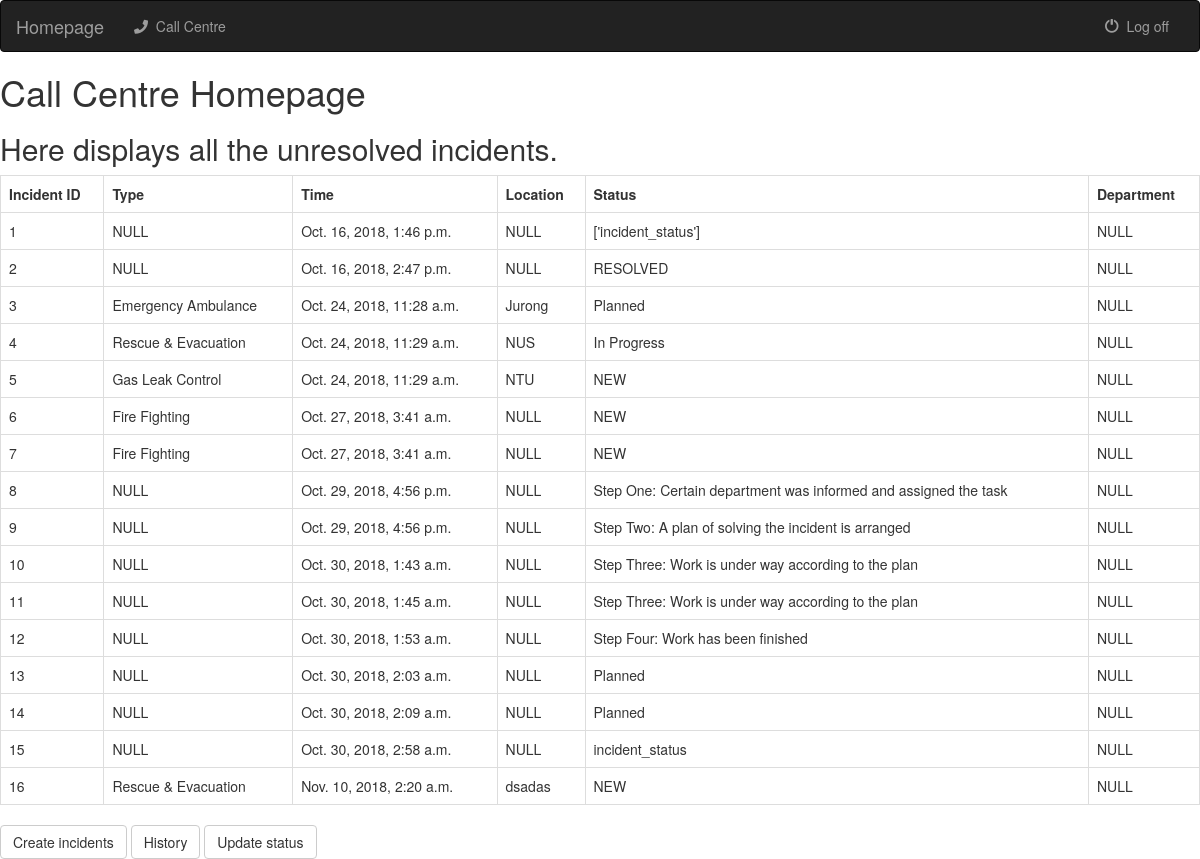
/callcentre/, run on an earlier commit of the app's database.
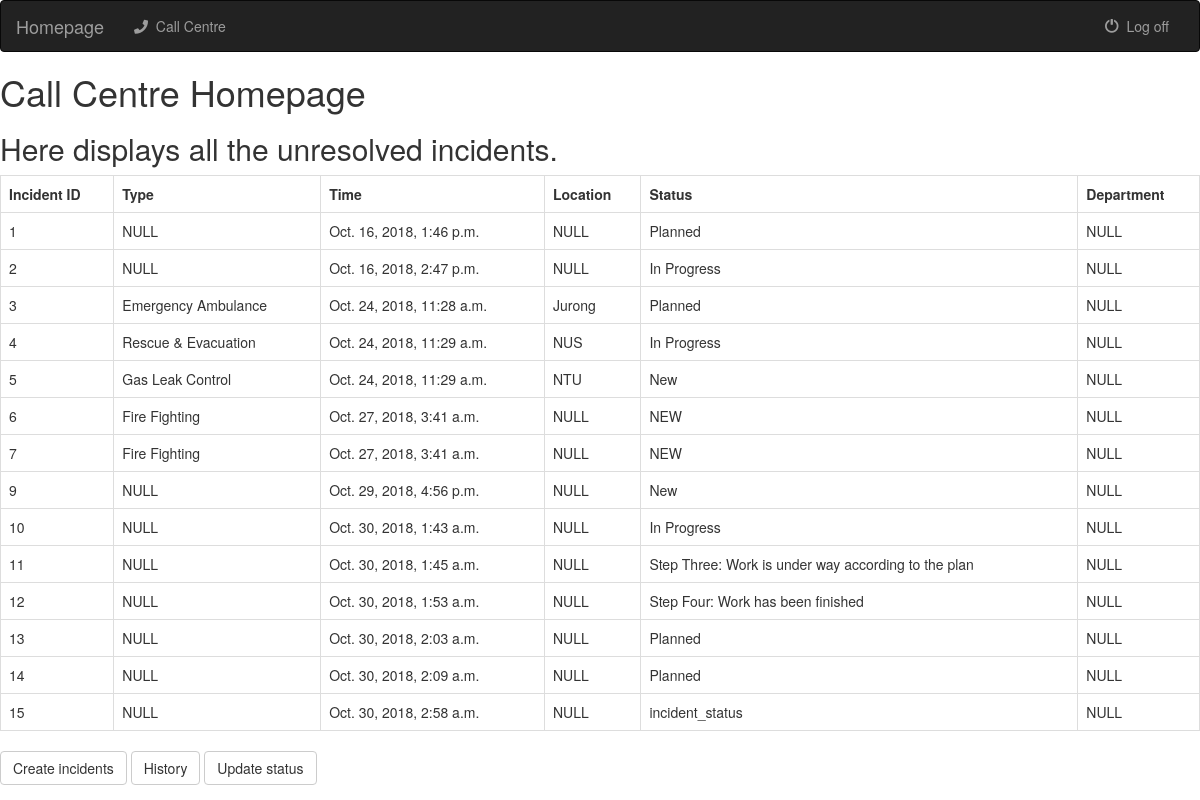
And on a later commit of the database.
### callcentre/models.py (models this page shows)
class Incident(models.Model):
    caller_name = models.CharField(max_length=50, default='NULL')
    mobile_number = models.CharField(max_length=8, default='NULL')
    incident_time = models.DateTimeField(default=timezone.now)
    incident_location = models.CharField(max_length=100, default='NULL')
    incident_department = models.CharField(max_length=100, default='NULL')
    incident_region = models.CharField(max_length=100, choices = REGION_CHOICES, default='NULL')
    incident_category = models.CharField(max_length=100, choices=CATEGORY_CHOICES, default='NULL')
    incident_type = models.CharField(max_length=100, choices=TYPE_CHOICES, default='NULL')
    incident_status = models.CharField(max_length=100, choices=STATUS_UPDATE, default='NEW')
    incident_description = models.CharField(max_length=400, default='NULL')

### callcentre/views.py (the view)
# urls.py: path('', views.callcentre_home, name='callcentre_home'),
def callcentre_home(request):
    all_unsolved_incidents = Incident.objects.exclude(incident_status='Resolved').order_by('incident_time')
    context = {'all_unsolved_incidents' : all_unsolved_incidents }
    return render(request, 'callcentre/callcentre_home.html', context)

### templates/callcentre/callcentre_home.html
{% extends 'base_navi.html' %}
{% block body %}
<h1>Call Centre Homepage</h1>
<h2>Here displays all the unresolved incidents.</h2>
<table class="table table-bordered" style="width:100%">
  <tr>
    <th>Incident ID</th>
    <th>Type</th>
    <th>Time</th>
    <th>Location</th>
    <th>Status</th>
    <th>Department</th>
  </tr>
 {% for incident in all_unsolved_incidents %}
  <tr>
    <td>{{ incident.id }}</td>
    <td>{{ incident.incident_category }}</td>
    <td>{{ incident.incident_time }}</td>
    <td>{{ incident.incident_location }}</td>
    <td>{{ incident.incident_status }}</td>
    <td>{{ incident.incident_department }}</td>
  </tr>
    {% endfor %}
</table>
<a class="btn btn-default" href="{% url 'incidentCreation:incidentCreation' %}"  role="button">Create incidents</a>
<a class="btn btn-default" href="{% url 'callcentre:callcentre_history' %}" role="button">History</a>
<a class="btn btn-default" href="{% url 'statusCreation:index' %}"  role="button">Update status</a>
{% endblock %}

What changed in the data, as far as the page shows it:
no longer on this page (row edited): Incident: id "8", incident_category "NULL", incident_time "Oct. 29, 2018, 4:56 p.m.", incident_location "NULL", incident_status "Step One: Certain department was informed and assigned the task", incident_department "NULL"
removed Incident: id "16", incident_category "Rescue & Evacuation", incident_time "Nov. 10, 2018, 2:20 a.m.", incident_location "dsadas", incident_status "NEW", incident_department "NULL"
changed Incident "Oct. 16, 2018, 1:46 p.m.": incident_status "['incident_status']" → "Planned"
changed Incident "Oct. 16, 2018, 2:47 p.m.": incident_status "RESOLVED" → "In Progress"
changed Incident "Gas Leak Control": incident_status "NEW" → "New"
changed Incident "Oct. 29, 2018, 4:56 p.m.": incident_status "Step Two: A plan of solving the incident is arranged" → "New"
changed Incident "Oct. 30, 2018, 1:43 a.m.": incident_status "Step Three: Work is under way according to the plan" → "In Progress"
